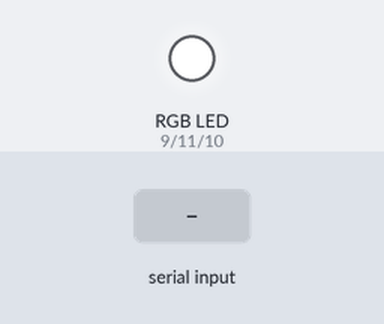
Simulated run of this sketch. Board: Arduino Uno, built with avr-gcc and run on an emulated ATmega328P. Shown: an RGB LED mixed from three pins (HIGH = lit). The inputs (shaded band) are chosen by the test bench. Dim RGB values are drawn brighter than linear.

Above: at 1.2 s.
1.3 s: "a" received over Serial
At 2.5 s:
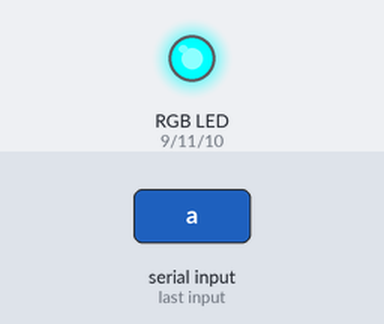
2.8 s: "z" received over Serial
At 3.9 s:
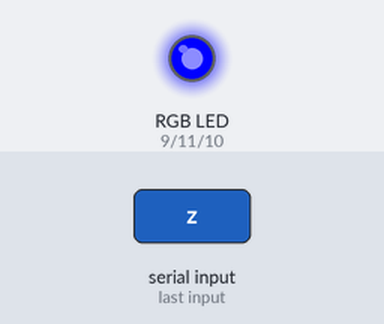
4.3 s: "q" received over Serial
At 5.0 s:
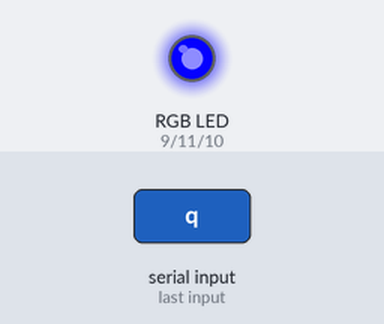
5.8 s: "e" received over Serial
At 6.1 s:
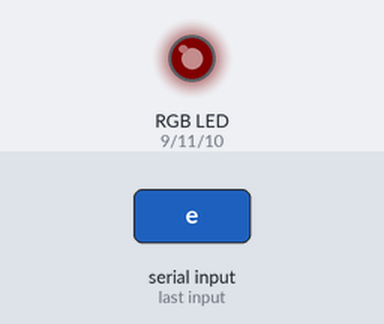
7.3 s: "s" received over Serial
At 8.5 s:
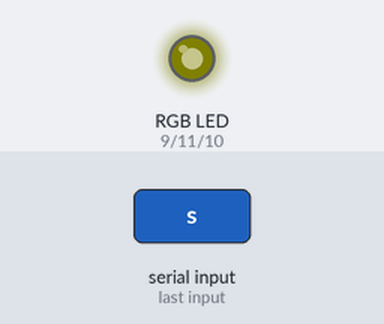
8.8 s: "m" received over Serial
At 9.6 s:
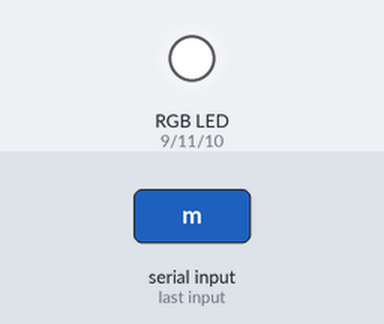
Timing chart, 0 to 11.3 s (numbered marks = the images above; inputs shaded):
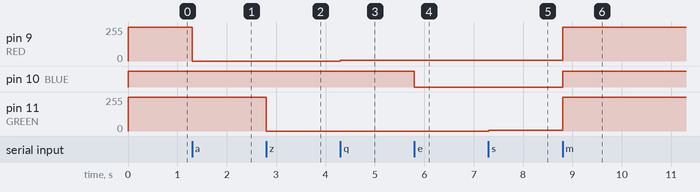

The sketch:

serieLedRGB.ino
```cpp
#define GREEN 11
#define BLUE 10
#define RED 9
#define delayTime 20

int VR = 0;
int VV = 0;
int VB = 0;
int autofade = 1;

void setup()
{
 // begin the serial communication
 Serial.begin(9600);
  pinMode(GREEN, OUTPUT);
  pinMode(BLUE, OUTPUT);
  pinMode(RED, OUTPUT);
  digitalWrite(GREEN, HIGH);
  digitalWrite(BLUE, HIGH);
  digitalWrite(RED, HIGH);

}

void analogWriteMod(int pin, int val) {
  if(val < 0) {
    val = 0;
  }

  if(val > 255) {
    val = 255;
  }
  analogWrite(pin, val);
}

void Fade(){

  int redVal = 255;
  int blueVal = 0;
  int greenVal = 0;

  if(autofade = 1 ){
  for( int i = 0 ; i < 255 ; i += 1 ){
    greenVal += 1;
    redVal -= 1;
    analogWrite( GREEN, 255 - greenVal );
    analogWrite( RED, 255 - redVal );

    delay( delayTime );
  }

  redVal = 0;
  blueVal = 0;
  greenVal = 255;
  for( int i = 0 ; i < 255 ; i += 1 ){
    blueVal += 1;
    greenVal -= 1;
    analogWrite( BLUE, 255 - blueVal );
    analogWrite( GREEN, 255 - greenVal );

    delay( delayTime );
  }

  redVal = 0;
  blueVal = 255;
  greenVal = 0;
  for( int i = 0 ; i < 255 ; i += 1 ){
    redVal += 1;
    blueVal -= 1;
    analogWrite( RED, 255 - redVal );
    analogWrite( BLUE, 255 - blueVal );

    delay( delayTime );
  }
}
}

void loop()
{
 if(VR < 0) {
    VR = 0;
  }

 if(VR > 255) {
   VR = 255;
 }
 if(VV < 0) {
    VV = 0;
  }

 if(VV > 255) {
   VV = 255;
 }
  if(VB < 0) {
    VB = 0;
  }

 if(VB > 255) {
   VB = 255;
 }
 byte val;

 // regarde si quelque chose se trouve dans le buffer
 if (Serial.available() > 0) {
  char valeur = Serial.read();

  switch(valeur) {

  case 'q':
    VR += 5;
    analogWriteMod(RED, VR);
    //Serial.print(VR);
    break;

  case 's':
    VV += 5;
    analogWriteMod(GREEN, VV);
    //Serial.print("orange-1 ON");
    break;

  case 'd':
    VB += 5;
    analogWriteMod(BLUE, VB);
    //Serial.print("vert-1 ON");
    break;

  case 'a':
    VR -= 5;
    analogWriteMod(RED, VR);
    //Serial.print(VR);
    break;

  case 'z':
    VV -= 5;
    analogWriteMod(GREEN, VV);
    //Serial.print("orange-1 ON");
    break;

  case 'e':
    VB -= 5;
    analogWriteMod(BLUE, VB);
    //Serial.print("vert-1 ON");
    break;
  case 'm':
    VR = 255;
    analogWriteMod(RED, VR);
    VV = 255;
    analogWriteMod(GREEN, VV);
    VB = 255;
    analogWriteMod(BLUE, VB);
    break;

  /*case 't':
    autofade = 1;
    Fade();
    break;

  case 'g':
    autofade = 0;
    Fade();
    break;*/
 }

}
}
```

Measured:
- after the input at 1.3 s, pin 9 (RED): 255/255 → 0/255 at once
- after the input at 2.8 s, pin 11 (GREEN): 255/255 → 0/255 at once
- after the input at 4.3 s, pin 9 (RED): 0/255 → 5/255 at once
- after the input at 5.8 s, pin 10 (BLUE): HIGH → LOW at once
- after the input at 7.3 s, pin 11 (GREEN): 0/255 → 5/255 at once
- after the input at 8.8 s, pin 9 (RED), pin 11 (GREEN): 5/255 → 255/255 at once; pin 10 (BLUE): LOW → HIGH at once
